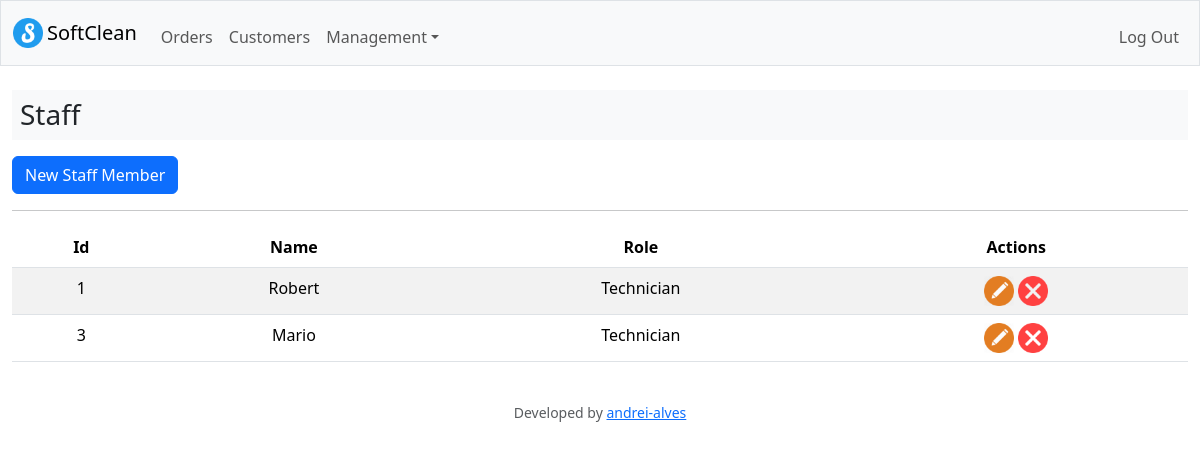
Page /staff (signed in) on the committed database.
### tables this page shows
CREATE TABLE staff (
    id INTEGER PRIMARY KEY AUTOINCREMENT NOT NULL,
    name TEXT NOT NULL,
    role TEXT NOT NULL
);

### app.py (the view)
@app.route("/staff", methods=["GET", "POST"])
@login_required
def staff():
    roles = [
        "Technician",
        "Manager",
    ]
    if request.method == "POST":
        if not request.form.get("name"):
            flash("You must provide a name")
            return redirect("/staff")
        elif not request.form.get("role") or request.form.get("role") not in roles:
            flash("You must provide a role")
            return redirect("/staff")
        standardized_name = request.form.get("name").title()
        rows = db.execute(
            "SELECT * FROM staff WHERE name = ?", standardized_name
        )
        if len(rows) != 0:
            flash(f"{standardized_name} is already registered")
            return redirect("/staff")
        db.execute(
            "INSERT INTO staff (name, role) VALUES (?, ?);",
            standardized_name,
            request.form.get("role")
        )
        flash(f'New staff member successfully registered')
        return redirect("/staff")
    else:
        staff = db.execute("SELECT * FROM staff;")
        return render_template("staff.html", staff=staff, roles=roles)

### app.py (called while the page is built)
@app.after_request
def after_request(response):
    response.headers["Cache-Control"] = "no-cache, no-store, must-revalidate"
    response.headers["Expires"] = 0
    response.headers["Pragma"] = "no-cache"
    return response

### helpers.py (called while the page is built)
def login_required(f):
    @wraps(f)
    def decorated_function(*args, **kwargs):
        if session.get("user_id") is None:
            return redirect("/login")
        return f(*args, **kwargs)
    return decorated_function

### templates/staff.html (shortened to what this page needs)
{% extends "layout.html" %}
{% block main %}
<div class="d-flex justify-content-center mb-2">
  <h3 class="bg-light w-100 p-2 text-start">Staff</h3>
</div>
<div class="text-start">
  <button type="button" class="btn btn-primary" data-bs-toggle="modal" data-bs-target="#staticBackdrop">
    New Staff Member
  </button>
</div>
<hr>
<div class="table-responsive">
  <table class="table table-striped table-hover">
    <thead>
      <tr>
        <th scope="col">Id</th>
        <th scope="col">Name</th>
        <th scope="col">Role</th>
        <th scope="col">Actions</th>
      </tr>
    </thead>
    <tbody>
      {% for person in staff %}
      <tr>
        <td scope="row">{{ person["id"] }}</td>
        <td scope="row">{{ person["name"] }}</td>
        <td>{{ person["role"] }}</td>
        <td>
          <a href="/staff/edit={{ person['id'] }}"><img src="/static/edit_button.ico" width="30"></a>
          <a type="button" data-bs-toggle="modal" data-bs-target="#deleteModal{{ person['id'] }}"><img src="/static/delete_button.ico" width="30"></a>
        </td>
      </tr>
      {% endfor %}
    </tbody>
  </table>
</div>
{% endblock %}

### rows in the picture
staff: id "1", name "Robert", role "Technician"
staff: id "3", name "Mario", role "Technician"
